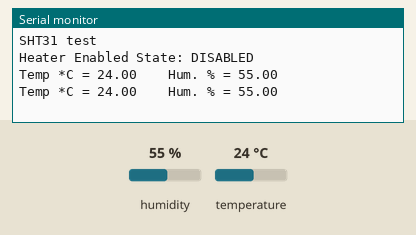
This sketch was run on a simulated Arduino Uno, built with avr-gcc and run on an emulated ATmega328P. Shown: the last lines printed to the serial monitor. The inputs (shaded band) are chosen by the test bench; at power-on: humidity 55 %, temperature 24 °C.

Above: at 1.8 s.
1.9 s: humidity set to 22 %
At 2.5 s:
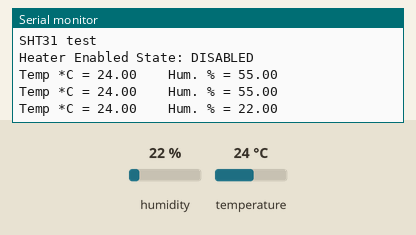
3.4 s: temperature set to 12 °C
At 4.6 s:
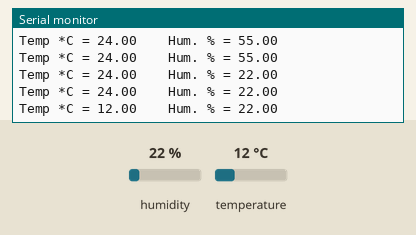
4.9 s: humidity set to 40 %
At 5.7 s:
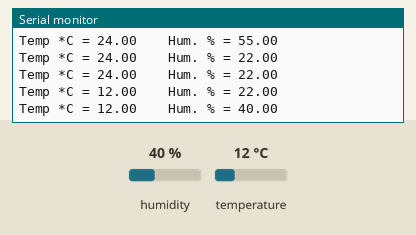
Timing chart, 0 to 7.9 s (numbered marks = the images above; inputs shaded):
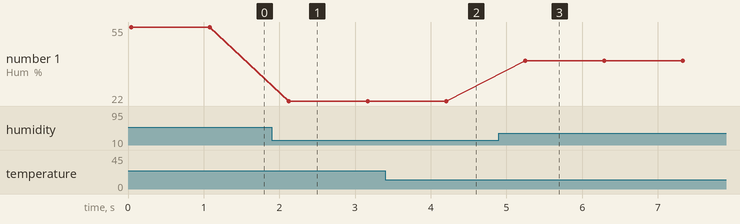

Measured:
- after the input at 1.9 s, the serial monitor: prints a new line after 0.22 s (image 1)
- after the input at 3.4 s, the serial monitor: prints a new line after 0.81 s (image 2)
- after the input at 4.9 s, the serial monitor: prints a new line after 0.35 s (image 3)
- plotted number 1: 55 → 22 after the input at 1.9 s, 22 → 40 after the input at 4.9 s

The sketch:

PoC_SHT31_I2C_class.ino
```cpp
/***************************************************
  This is an example for the SHT31-D Humidity & Temp Sensor

  Designed specifically to work with the SHT31-D sensor from Adafruit
  ----> https://www.adafruit.com/products/2857

  These sensors use I2C to communicate, 2 pins are required to
  interface
 ****************************************************/

#include <Arduino.h>
#include "AnHiveSHT31Class.h"

void setup() {
  Serial.begin(115200);
  AnHiveSHT31.setup();
}


void loop() {
	AnHiveSHT31.loop();
}
```

AnHiveSHT31Class.h
```cpp
#ifndef AnHiveSHT31Class_H
#define AnHiveSHT31Class_H

#include <Wire.h>
#include "Adafruit_SHT31.h"

class AnHiveSHT31Class {

  private:
    Adafruit_SHT31 *sht31;
    bool enableHeater = false;
    uint8_t loopCnt = 0;

  public:
    void setup() {
      sht31 = new Adafruit_SHT31();
      while (!Serial) delay(2);

      Serial.println("SHT31 test");
      if (! sht31->begin(0x44)) {
        Serial.println("Couldn't find SHT31"); while (1) delay(1);
      }
      Serial.print("Heater Enabled State: ");
      Serial.println(sht31->isHeaterEnabled()?"ENABLED":"DISABLED");
    }

	  float getTemperature() {return sht31->readTemperature();}
	  float getHumidity() {return sht31->readHumidity();}

    void loop() {
      float t = sht31->readTemperature();
      float h = sht31->readHumidity();

      if (! isnan(t)) {  // check if 'is not a number'
        Serial.print("Temp *C = "); Serial.print(t); Serial.print("\t\t");
      }

      if (! isnan(h)) {  // check if 'is not a number'
        Serial.print("Hum. % = "); Serial.println(h);
      }
      delay(1000);

      // Toggle heater enabled state every 30 seconds
      // An ~3.0 degC temperature increase can be noted when heater is enabled
      if (++loopCnt == 30) {
        enableHeater = !enableHeater;
        sht31->heater(enableHeater);
        Serial.print("Heater Enabled State: ");
        Serial.println(sht31->isHeaterEnabled()?"ENABLED":"DISABLED");
        loopCnt = 0;
      }
    }
};

AnHiveSHT31Class AnHiveSHT31;
#endif // AnHiveSHT31Class_H
```
